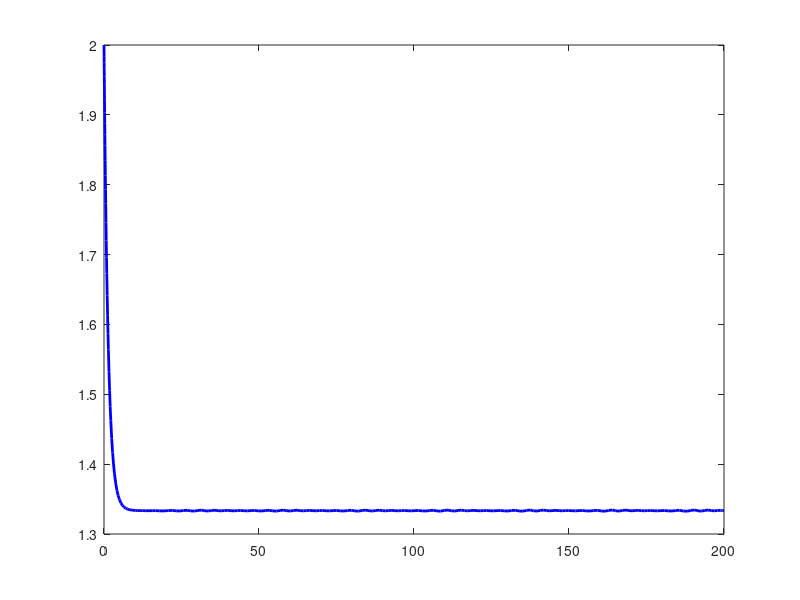

Write the MATLAB code that produced this figure. (Note: this script raises an error after producing the figure.)
function cstr_alvo
    %======================
    % Parâmetros do reator
    %======================
    F = 5;        % l/min
    V = 10;       % l
    k = 0.25;     % 1/min
    CAf = 2.0;    % mol/l
    Xalvo = 0.90; % alvo de 90%

    % Condição inicial
    CA0 = CAf; % concentração inicial igual à alimentação

    % Tempo de simulação
    tspan = [0 200]; % min

    % Resolver EDO
    [t, CA] = ode45(@(t,CA) dCSTR(t,CA,F,V,CAf,k), tspan, CA0);

    % Conversão ao longo do tempo
    X = (CAf - CA)./CAf;

    %======================
    % Cálculos analíticos
    %======================
    tau = V/F;
    Da = k*tau;
    CA_ss = CAf/(1+Da);
    X_ss = 1 - 1/(1+Da);

    % Projeto para alvo
    Da_alvo  = Xalvo/(1 - Xalvo);
    tau_alvo = Da_alvo/k;
    V_alvo   = F * tau_alvo;
    F_alvo   = V / tau_alvo;
    CA_alvo  = CAf * (1 - Xalvo);

    %======================
    % Plots
    %======================
    figure;
    plot(t, CA, 'b', 'LineWidth', 2); hold on;
    yline(CA_ss, '--k', 'CA_{ss}');
    xlabel('Tempo [min]');
    ylabel('Concentração C_A [mol/L]');
    title('CSTR - Concentração de A');
    grid on;

    figure;
    plot(t, X, 'r', 'LineWidth', 2); hold on;
    yline(X_ss, '--k', 'X_{ss}');
    xlabel('Tempo [min]');
    ylabel('Conversão X');
    title('CSTR - Conversão ao longo do tempo');
    grid on;

    %======================
    % Resultados no console
    %======================
    fprintf('\n=== Resultados CSTR ===\n');
    fprintf('Tempo de residência (tau) = %.2f min\n', tau);
    fprintf('Damkohler (Da) = %.2f\n', Da);
    fprintf('CA regime (CA_ss) = %.2f mol/L\n', CA_ss);
    fprintf('X regime (X_ss) = %.2f\n', X_ss);
    fprintf('\n=== Projeto para X alvo = %.2f ===\n', Xalvo);
    fprintf('Da alvo = %.2f\n', Da_alvo);
    fprintf('Tau alvo = %.2f min\n', tau_alvo);
    fprintf('V alvo (para F fixo) = %.2f L\n', V_alvo);
    fprintf('F alvo (para V fixo) = %.2f L/min\n', F_alvo);
    fprintf('CA alvo = %.2f mol/L\n', CA_alvo);
end

function dCA = dCSTR(t,CA,F,V,CAf,k)
    % Cinética de 1ª ordem e balanço de massa
    RA = k*CA;
    dCA = F/V*(CAf - CA) - RA;
end
